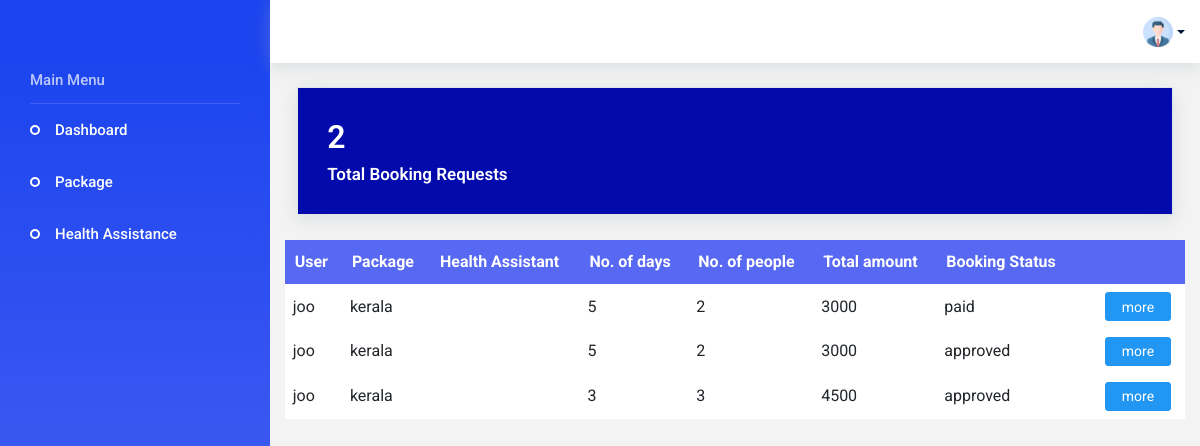
The app's page /agencyindex (signed in) with its own data.
### app/models.py (models this page shows, shortened)
class Booking(models.Model):
    booking_status = (
        ('booked', 'booked'),
        ('pending', 'pending'),
        ('reject', 'reject'),
        ('paid', 'paid'),
        ('approved', 'approved')
    )
    user_id = models.ForeignKey(CustomUser, on_delete=models.CASCADE)
    package_id = models.ForeignKey(Package, on_delete=models.CASCADE)
    name = models.CharField(max_length=50)
    no_of_people = models.IntegerField()
    booking_date = models.DateField()
    date = models.DateTimeField(auto_now_add=True)
    HealthAssistant_id = models.ForeignKey(HealthAssistant, on_delete=models.CASCADE,null=True)
    status = models.CharField(choices=booking_status, default='pending', max_length=50)
    total_amount = models.IntegerField()
    rating = models.IntegerField(null=True, blank=True)
    review = models.CharField(max_length=200, null=True, blank=True)

class CustomUser(AbstractUser):
    register_status = (
        ('approve', 'approve'),
        ('pending', 'pending'),
        ('reject', 'reject'),
    )
    phone_number = models.CharField(max_length=10)
    user_type = models.CharField(max_length=100)
    status = models.CharField(choices=register_status, default='pending', max_length=50)

class Package(models.Model):
    user_id = models.ForeignKey(CustomUser, on_delete=models.CASCADE)
    package_name = models.CharField(max_length=100)
    img1 = models.FileField(upload_to='package')
    img2 = models.FileField(upload_to='package')
    expiry_date = models.DateField()
    price = models.IntegerField()
    no_of_days = models.IntegerField()
    no_of_night = models.IntegerField()
    source = models.CharField(max_length=50)
    destination = models.CharField(max_length=50)
    description = models.CharField(max_length=200)
    is_active = models.BooleanField(default=False)

### app/views.py (the view)
# urls.py: path('agencyindex', views.agencyindex, name="agencyindex"),
@cache_control(no_cache=True, must_revalidate=True, no_store=True)
@login_required(login_url=Login)
def agencyindex(request):
    User = CustomUser.objects.get(id=request.user.id)
    booking_data = Booking.objects.filter(package_id__user_id=request.user.id).order_by('-status')
    pending_bookings_count = Booking.objects.filter(status='pending').count()
    context = {
        'bookings':booking_data,
        'User':User,
        'pending_bookings_count':pending_bookings_count
    }
    return render(request, 'Agency/index.html', context)

### template/Agency/index.html (shortened to what this page needs)
<!DOCTYPE html>
<html lang="en">
<head>
  {% load static %}
  <link rel="stylesheet" href="{% static 'css/materialdesignicons.min.css' %}">
  <link rel="stylesheet" href=".{% static 'css/ionicons.css' %}">
  <link rel="stylesheet" href="{% static 'css/flag-icon.min.css' %}">
  <link rel="stylesheet" href="{% static 'css/vendor.bundle.base.css' %}">
  <link rel="stylesheet" href="{% static 'css/vendor.bundle.addons.css' %}">
  <link rel="stylesheet" href="https://cdnjs.cloudflare.com/ajax/libs/font-awesome/4.7.0/css/font-awesome.min.css">
  <link rel="stylesheet" href="{% static 'css/style.css' %}">
  <link rel="stylesheet" href="{% static 'css/style1.css' %}">
</head>
<body>
  <div class="container-scroller">
    <nav class="navbar default-layout col-lg-12 col-12 p-0 fixed-top d-flex flex-row">
      <div class="text-center navbar-brand-wrapper d-flex align-items-top justify-content-center">
      </div>
      <div class="navbar-menu-wrapper d-flex align-items-center">
        <ul class="navbar-nav ml-auto">
          <li class="nav-item dropdown d-none d-xl-inline-block user-dropdown">
            <a class="nav-link dropdown-toggle" id="UserDropdown" data-toggle="dropdown" aria-expanded="false">
              <img class="" width="30px" src="../../static/images/prof.png" alt="Profile image"> </a>
          </li>
        </ul>
      </div>
    </nav>
    <div class="container-fluid page-body-wrapper">
      <nav class="sidebar sidebar-offcanvas" id="sidebar">
        <ul class="nav">
          <li class="nav-item nav-category">Main Menu</li>
          <li class="nav-item">
            <a class="nav-link" href="{% url 'agencyindex' %}">
              <span class="menu-title">Dashboard</span>
            </a>
          </li>
          <li class="nav-item">
            <a class="nav-link" href="{% url 'add_package' %}">
              <span class="menu-title">Package</span>
            </a>
          </li>
          <li class="nav-item">
            <a class="nav-link" href="{% url 'health_assistance' %}">
              <span class="menu-title">Health Assistance</span>
            </a>
          </li>
        </ul>
      </nav>
      {% block content %}
      <div class="main-panel">
        <div class="content-wrapper">
          <div class="row">
            <div class="col-md-12   grid-margin average-price-card">
              <div class="card text-white  ">
                <div class="card-body">
                  <div class="d-flex justify-content-between pb-2 align-items-center">
                    <h2 class="font-weight-semibold mb-0">{{ pending_bookings_count }}</h2>
                  </div>
                  <div class="d-flex justify-content-between">
                    <h5 class="font-weight-semibold mb-0">Total Booking Requests</h5>
                  </div>
                </div>
              </div>
            </div>
                  <table class="mytable table-hover">
                    <thead>
                      <tr>
                        <th>User</th>
                        <th>Package</th>
                        <th>Health Assistant</th>
                        <th>No. of days</th>
                        <th>No. of people</th>
                        <th>Total amount</th>
                        <th>Booking Status</th>
                        <th></th>
                        <th></th>
                      </tr>
                    </thead>
                    <tbody>
                      {% for booking in bookings %}
                    <tr>
                      <td>{{ booking.user_id.username }}</td>
                      <td>{{ booking.package_id.package_name }}</td>
                      <td>{{ booking.HealthAssistant_id.first_name }}</td>
                      <td>{{ booking.package_id.no_of_days }}</td>
                      <td>{{ booking.no_of_people }}</td>
                      <td>{{ booking.total_amount }}</td>
                      <td>{{ booking.status }}</td>
                      <td>
                      </td>
                      <td>
                        {% if booking.status%}
                        <a href="{% url 'rating' id=booking.id %}" class="btn btn-primary">
                          more
                        </a>
                      {% endif %}
                      </td>
                    </tr>
                    {% endfor %}
                    </tbody>
                  </table>
                </div>
              </div>
            </div>
    </div>
  </div>
  {% endblock %}
</body>
</html>

### static/css/style1.css (style rules this page uses)
.nav .nav-item, .navbar-nav .nav-item { line-height: 1; }
.nav .nav-item.dropdown , .navbar-nav .nav-item.dropdown { border: none; content: "\F140"; font-family: "Material Design Icons"; font-size: 20px; text-rendering: auto; line-height: inherit; vertical-align: 0; }
.navbar.default-layout { font-family: "roboto", sans-serif; background: #fff; transition: background 0.25s ease; -webkit-transition: background 0.25s ease; -moz-transition: background 0.25s ease; -ms-transition: background 0.25s ease; }
.navbar.default-layout .navbar-brand-wrapper { transition: width 0.25s ease, background 0.25s ease; -webkit-transition: width 0.25s ease, background 0.25s ease; -moz-transition: width 0.25s ease, background 0.25s ease; -ms-transition: width 0.25s ease, background 0.25s ease; background: #1c45ef; width: 270px; height: 63px; }
.navbar.default-layout .navbar-menu-wrapper { transition: width 0.25s ease; -webkit-transition: width 0.25s ease; -moz-transition: width 0.25s ease; -ms-transition: width 0.25s ease; color: #001737; padding-left: 15px; padding-right: 15px; width: calc(100% - 270px); height: 63px; box-shadow: 0 4px 16px 0 rgba(167, 175, 183, 0.33); }
.navbar.default-layout .navbar-menu-wrapper .navbar-nav { flex-direction: row; align-items: center; }
.navbar.default-layout .navbar-menu-wrapper .navbar-nav .nav-item { margin-left: 1rem; }
.navbar.default-layout .navbar-menu-wrapper .navbar-nav .nav-item .nav-link { color: inherit; font-size: 15px; vertical-align: middle; }
.navbar.default-layout .navbar-menu-wrapper .navbar-nav .nav-item.user-dropdown { margin-left: 35px; }
.navbar.default-layout .navbar-menu-wrapper .navbar-nav .nav-item.user-dropdown:before { position: relative; top: 2px; font-size: 20px; color: grey; }
.navbar.default-layout .navbar-menu-wrapper .navbar-nav .nav-item.user-dropdown .dropdown-toggle:after { position: relative; top: 50%; }
.sidebar { min-height: calc(100vh - 63px); background: linear-gradient(to top, #5768f3, #1c45ef); font-family: "roboto", sans-serif; padding: 0; width: 270px; z-index: 11; transition: width 0.25s ease, background 0.25s ease; -webkit-transition: width 0.25s ease, background 0.25s ease; -moz-transition: width 0.25s ease, background 0.25s ease; -ms-transition: width 0.25s ease, background 0.25s ease; }
.sidebar > .nav { overflow: hidden; flex-wrap: nowrap; flex-direction: column; }
.sidebar > .nav .nav-item .nav-link { align-items: center; display: flex; padding: 15px 30px 15px 55px; white-space: nowrap; color: #fff; }
.sidebar > .nav .nav-item .nav-link .menu-title { color: inherit; display: inline-block; font-size: 15px; line-height: 1; vertical-align: middle; font-weight: 500; }
.sidebar > .nav .nav-item.active > .nav-link { color: #fff; }
.sidebar > .nav .nav-item.active > .nav-link .menu-title, .sidebar > .nav .nav-item.active > .nav-link i { color: inherit; }
.sidebar > .nav .nav-item.nav-category { color: rgba(255, 255, 255, 0.7); border-bottom: 1px solid rgba(255, 255, 255, 0.13); margin: 0 30px; font-size: 15px; font-weight: 500; padding: 10px 0px 15px 0px; }
.sidebar > .nav > .nav-item > .nav-link { height: 52px; }
.sidebar > .nav > .nav-item:not(.nav-profile) > .nav-link { position: relative; }
.sidebar > .nav > .nav-item:not(.nav-profile) > .nav-link:before { content: ""; position: absolute; left: 30px; right: 50%; width: 10px; height: 10px; border-radius: 100%; border: 2px solid #fff; display: block; }
.sidebar > .nav:not(.sub-menu) > .nav-item > .nav-link { background: transparent; transition-duration: 0.3s; transition-timing-function: "ease-in-out"; transition-property: "background", "color", "box-shadow", "padding"; }
.navbar.fixed-top + .page-body-wrapper { padding-top: 63px; }
.card { box-shadow: 0 0 0 0 rgba(90, 113, 208, 0.11), 0 4px 16px 0 rgba(167, 175, 183, 0.33); border: solid 1px #dde4eb; border-radius: 0px; }
.page-body-wrapper { min-height: calc(100vh - 63px); display: flex; flex-direction: row; padding-left: 0; padding-right: 0; }
.main-panel { transition: width 0.25s ease, margin 0.25s ease; width: calc(100% - 270px); min-height: calc(100vh - 63px); display: flex; flex-direction: column; }
.content-wrapper { background: #F3F3F3; padding: 1.5rem 1.7rem; width: 100%; flex-grow: 1; }
.container-scroller { overflow: hidden; }
.average-price-card .card { background: #030aac; }

### records on screen
Booking: user_id.username "joo", package_id.package_name "kerala", package_id.no_of_days "5", no_of_people "2", total_amount "3000", status "paid", shows "more"
Booking: user_id.username "joo", package_id.package_name "kerala", package_id.no_of_days "5", no_of_people "2", total_amount "3000", status "approved", shows "more"
Booking: user_id.username "joo", package_id.package_name "kerala", package_id.no_of_days "3", no_of_people "3", total_amount "4500", status "approved", shows "more"

### other values on screen
{{ pending_bookings_count }} "2"
